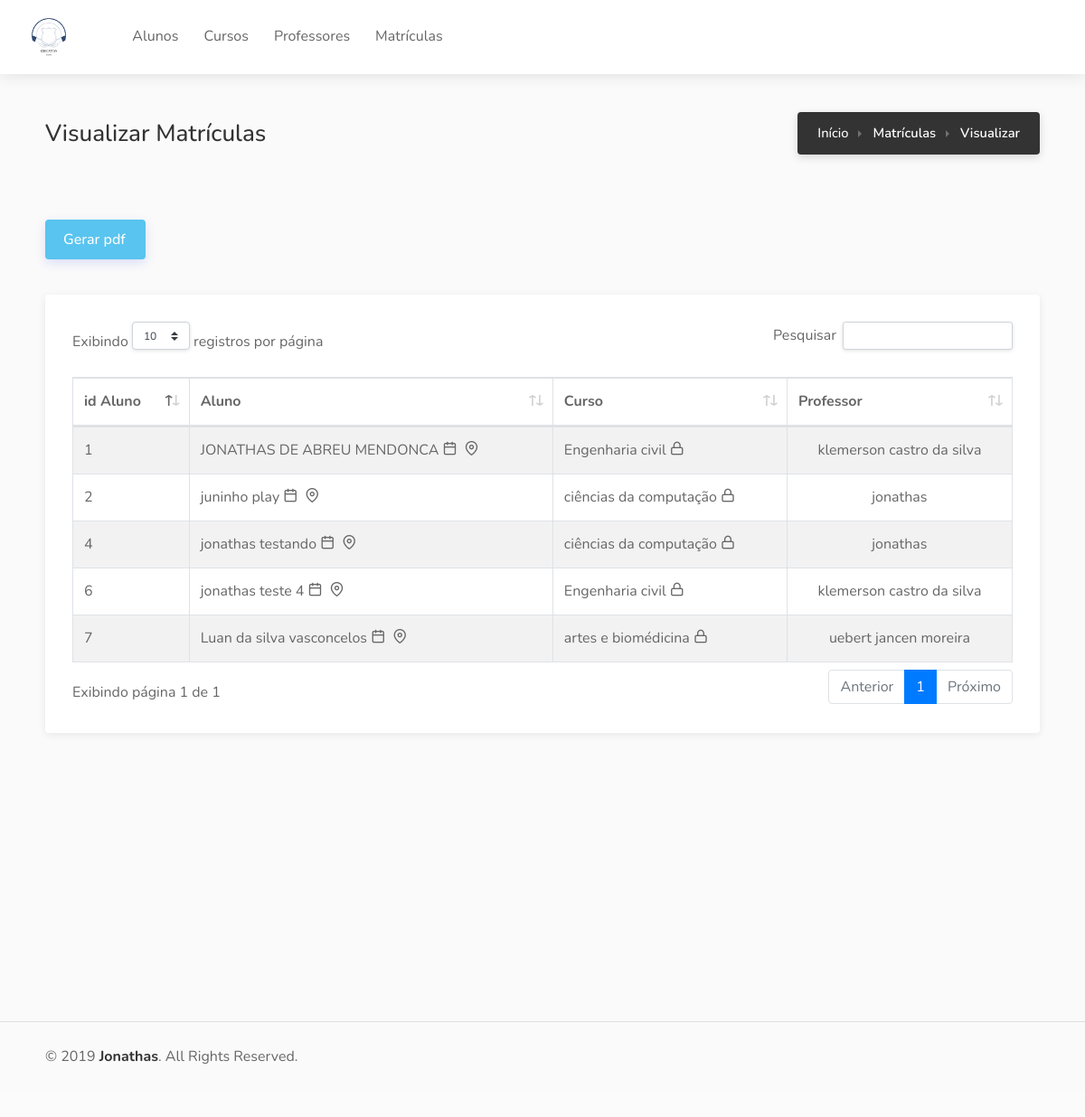
Screenshot of /index.php/registration/viewRegistrations with the database file from the repository.
### tables this page shows
CREATE TABLE `aluno` (
  `idAluno` int(11) NOT NULL,
  `data_nacimento` varchar(20) DEFAULT NULL,
  `logradouro` varchar(255) DEFAULT NULL,
  `numero` varchar(30) DEFAULT NULL,
  `bairro` varchar(255) DEFAULT NULL,
  `nome` varchar(255) DEFAULT NULL,
  `cidade` varchar(255) DEFAULT NULL,
  `estado` varchar(255) DEFAULT NULL,
  `data_cad` varchar(20) DEFAULT NULL,
  `cep` varchar(50) DEFAULT NULL,
  `id_curso` int(11) DEFAULT NULL
);

CREATE TABLE `cursos` (
  `idCursos` int(11) NOT NULL,
  `nome` varchar(255) DEFAULT NULL,
  `data_cad` varchar(20) DEFAULT NULL,
  `id_prof` int(11) DEFAULT NULL
);

CREATE TABLE `professor` (
  `idProfessor` int(11) NOT NULL,
  `nome` varchar(255) DEFAULT NULL,
  `data_nascimento` varchar(20) DEFAULT NULL,
  `data_cad` varchar(20) DEFAULT NULL
);

### application/controllers/Registration.php (called while the page is built, shortened)
<?php
class Registration extends CI_Controller
{
    function __construct()
    {
        $this->load->model('Registration_model');
    }
    function viewRegistrations(){
        $matriculas = $this->Registration_model->allRegistrations();
        $template['page'] = "manage_registration";
        $template['page_title'] = "Gerenciar matriculas";
        $template['matriculas'] = $matriculas;
        $this->load->view('template', $template);
    }
}

### index.php (called while the page is built, shortened)
<?php
require_once BASEPATH.'core/CodeIgniter.php';

### application/models/Registration_model.php (called while the page is built, shortened)
<?php
class Registration_model extends CI_Model {
    function allRegistrations()
    {
        $this->db->join('cursos', 'cursos.idCursos = aluno.id_curso', 'inner');
        $this->db->join('professor', 'professor.idProfessor = cursos.id_prof', 'inner');
        $this->db->from('aluno');
        $query = $this->db->get();
        $query = $query->result_array();
        return $query;
    }
}

### application/views/manage_registration.php (the view, shortened to what this page needs)
<div class="dashboard-headline">
    <h3>Visualizar Matrículas</h3>
    <nav id="breadcrumbs" class="dark">
        <ul>
            <li><a href="<?php echo base_url() ?>">Início</a></li>
            <li>Matrículas</li>
            <li>Visualizar</li>
        </ul>
    </nav>
</div>
<div class="row">
    <div class="col-xl-12">
        <a type="button" href="<?php echo base_url('Registration/pdf') ?>" class="button ripple-effect button-sliding-icon margin-top-30">Gerar pdf
            <i class="icon-material-outline-arrow-right-alt"></i></a>
        <div class="dashboard-box">
            <div class="content with-padding">
                <table class="table table-striped table-bordered" style="width:100%" id="users-table">
                    <thead>
                        <tr>
                            <th>id Aluno</th>
                            <th>Aluno</th>
                            <th>Curso</th>
                            <th>Professor</th>
                        </tr>
                    </thead>
                    <tbody>
                        <?php foreach ($matriculas as $value) : ?>
                            <tr>
                                <td><?php echo $value['id_aluno'] ?></td>
                                <td><?php echo $value['nome_aluno'] ?>
                                    <i data-tippy-placement="top" data-tippy-content="<?php echo "Nascimento " . $value['data_nas'] ?>" class="icon-feather-calendar" style="color:<?php echo !empty($value['id_aluno']) ? 'inherit' : 'lightcoral' ?>">
                                    </i>
                                    <i data-tippy-placement="top" data-tippy-content="
                                                                            <?php echo ""      . $value['rua'] . ", " . $value['numero']
                                                                                . ". <br>" . $value['bairro'] . " - " . $value['cidade'] . "/" . $value['estado']
                                                                                . ". <br>" . $value['cep'] ?>" class="icon-feather-map-pin" style="color:
                                                                            <?php echo !empty($value['rua']) ? 'inherit' : 'lightcoral' ?>">
                                    </i>
                                </td>
                                <td><?php echo $value['curso_nome'] ?>
                                    <i data-tippy-placement="top" data-tippy-content="<?php echo "ID: " . $value['idCurso'] ?>" class="icon-feather-lock" style="color:<?php echo !empty($value['idCurso']) ? 'inherit' : 'lightcoral' ?>">
                                    </i>
                                </td>
                                <td><?php echo $value['prof_nome'] ?>
                                </td>
                            </tr>
                        <?php endforeach ?>
                    </tbody>
                </table>
            </div>
        </div>
    </div>
</div>

### application/views/template.php (shortened to what this page needs)
<!doctype html>
<html lang="pt" region="br">
<?php $this->load->view('Templates/header-script.php'); ?>
<body class="gray">
<div id="wrapper">
    <?php
        $this->load->view('Templates/header-menu.php');
        $this->load->view('Templates/main-content.php', $page);
    ?>
</body>
</html>

### application/views/Templates/header-script.php (shortened to what this page needs)
<head>
    <link rel="stylesheet" href="<?php echo $this->config->item('base_assets') . 'hireo/css/bootstrap.min.css'; ?>">
    <link rel="stylesheet" href="<?php echo $this->config->item('base_assets') . 'hireo/css/style.css'; ?>">
    <link rel="stylesheet" href="<?php echo $this->config->item('base_assets') . 'hireo/css/icons.css'; ?>">
    <link rel="stylesheet" href="<?php echo $this->config->item('base_assets') . 'hireo/css/colors/blue.css'; ?>">
    <link rel="stylesheet" href="<?php echo $this->config->item('base_assets') . 'hireo/css/slim.min.css'; ?>">
    <link rel="stylesheet" href="<?php echo $this->config->item('base_assets') . 'hireo/css/dataTables.bootstrap4.min.css'; ?>">
    <link rel="stylesheet" href="<?php echo $this->config->item('base_assets') . 'hireo/css/custom.css'; ?>">
</head>

### application/views/Templates/header-menu.php (shortened to what this page needs)
<header id="header-container" class="fullwidth dashboard-header not-sticky">
	<div id="header">
		<div class="container">
			<div class="left-side">
				<div id="logo">
					<a href="<?php echo base_url() ?>">
						<img src="<?php echo base_url('assets/hireo/images/logo2.png') ?>" alt="logotipo"></img>
					</a>
				</div>
				<nav id="navigation">
					<ul id="responsive">
						<li class=""><a href="#">Alunos</a>
						</li>
						<li class=""><a href="#">Cursos</a>
						</li>
						<li class=""><a href="#">Professores</a>
						</li>
						<li class=""><a href="#">Matrículas</a>
						</li>
					</ul>
				</nav>
			</div>
		</div>
	</div>
</header>

### application/views/Templates/main-content.php
<div class="dashboard-container">
<div class="dashboard-content-container" data-simplebar>
    <div class="dashboard-content-inner" >
        <?php $this->load->view($page); ?>
        <?php $this->load->view('Templates/footer'); ?>
    </div>
</div>
</div>

### application/views/Templates/footer.php (shortened to what this page needs)
<div class="dashboard-footer-spacer"></div>
<div class="small-footer margin-top-15">
    <div class="small-footer-copyrights">
        © 2019 <strong>Jonathas</strong>. All Rights Reserved.
    </div>
</div>

### assets/hireo/css/colors/blue.css (style rules this page uses)
a, .header-widget .log-in-button:hover i, .notification-text span.color, .header-notifications-content .notification-text span.color, ul.user-menu-small-nav li a:hover, ul.user-menu-small-nav li a:hover i, #navigation ul li:hover a:after, #navigation ul li a.current, #navigation ul li a.current:after, #navigation ul li:hover a, #breadcrumbs ul li a:hover, #breadcrumbs.white ul li a:hover, .single-page-header .header-details li a:hover, .blog-post-content h3 a:hover, #posts-nav li a:hover, .task-tags span, .freelancer-detail-item a:hover, .list-4 li:before, .list-3 li:before, .list-2 li:before, .list-1 li:before, .share-buttons-content span strong, .keyword, .banner-headline strong.color, .category-box-icon, .recommended .pricing-plan-label, .recommended .pricing-plan-label strong, .boxed-widget.summary li.total-costs span, .testimonial-box:before, .single-counter h3, .popup-tabs-nav li.active a, .dialog-with-tabs .forgot-password:hover, .dropdown-menu > li > a:hover, .dropdown-menu > .active > a, .dropdown-menu > .active > a:hover, .bootstrap-select .dropdown-menu li.selected a span.check-mark:before, .bootstrap-select .dropdown-menu li.selected:hover a span.check-mark:before, .boxed-list-headline h3 i, .boxed-list-item .item-details .detail-item a:hover, .job-overview .job-overview-inner ul li i, .dashboard-nav ul:before, .dashboard-nav ul li.active-submenu a i, .dashboard-nav ul li.active a i, .dashboard-nav ul li:hover a i, .dashboard-nav ul li.active-submenu a, .dashboard-nav ul li:hover a, .dashboard-nav ul li.active a, .dashboard-nav ul li.active-submenu a:after, .dashboard-nav ul li.active a:after, .dashboard-nav ul li:hover a:after, .dashboard-box .headline h3 i, .help-icon, .header-widget .log-in-button:hover, .header-widget .log-in-button:hover i { color:#59c4ef; }
#backtotop a, .header-notifications-trigger span, a.header-notifications-button, #navigation ul ul.dropdown-nav ul.dropdown-nav li:hover a:after, #navigation ul ul.dropdown-nav li:hover a:after, .mm-menu em.mm-counter, .language-switcher.bootstrap-select.btn-group.open button, .language-switcher.bootstrap-select.btn-group button:hover, .footer-links ul li a span:before, .newsletter button, .pagination ul li a.current-page, a.blog-post-info:hover, #posts-nav li a:hover span, .comment-by a.reply:hover, .contact-address-headline:after, .enable-filters-button span, .enable-filters-button i, .job-listing.with-apply-button:hover .list-apply-button, .letters-list a.current, span.button, button.button, input[type="button"], input[type="submit"], a.button, .list-1 li:before, mark.color, table.basic-table th, .copy-url .copy-url-button, .keyword-input-container .keyword-input-button, .tags-container input[type="checkbox"]:checked + label, input:checked + .switch-button, .radio input[type="radio"] + label .radio-label:after, .uploadButton .uploadButton-button:hover, .pricing-plan .button:hover, .pricing-plan.recommended .button, .pricing-plan .recommended-badge, .payment-tab-trigger > input:checked ~ label::after, .breathing-icon, .icon-box-check, .testimonial-author span, .qtyInc:hover, .qtyDec:hover, #sign-in-dialog .mfp-close:hover, #small-dialog-1 .mfp-close:hover, #small-dialog-2 .mfp-close:hover, #small-dialog-3 .mfp-close:hover, #small-dialog-4 .mfp-close:hover, #small-dialog .mfp-close:hover, .slider-selection, .cluster-visible, .marker-container, .custom-zoom-in:hover, .custom-zoom-out:hover, #geoLocation:hover, #streetView:hover, #scrollEnabling:hover, #scrollEnabling.enabled, a.apply-now-button, a.attachment-box:hover, .freelancer-indicators .indicator-bar span, .dashboard-nav ul li span.nav-tag, .dashboard-box .button.dark:not(.ico):hover, .messages-inbox ul li:before, .message-by h5 i, .message-bubble.me .message-text { background-color:#59c4ef; }
span.button, button.button, input[type="button"], input[type="submit"], a.button { box-shadow: 0 4px 12px rgba(42,65,232,0.15); }

### assets/hireo/css/custom.css (style rules this page uses)
.table td { vertical-align: middle; }
table.table.dataTable > tbody > tr >td:last-child { text-align: center; }

### rows the page displays
aluno: idAluno "1", nome "JONATHAS DE ABREU MENDONCA", id_curso.nome "Engenharia civil", professor.nome "klemerson castro da silva"
aluno: idAluno "2", nome "juninho play", id_curso.nome "ciências da computação", professor.nome "jonathas"
aluno: idAluno "4", nome "jonathas testando", id_curso.nome "ciências da computação", professor.nome "jonathas"
aluno: idAluno "6", nome "jonathas teste 4", id_curso.nome "Engenharia civil", professor.nome "klemerson castro da silva"
aluno: idAluno "7", nome "Luan da silva vasconcelos", id_curso.nome "artes e biomédicina", professor.nome "uebert jancen moreira"
